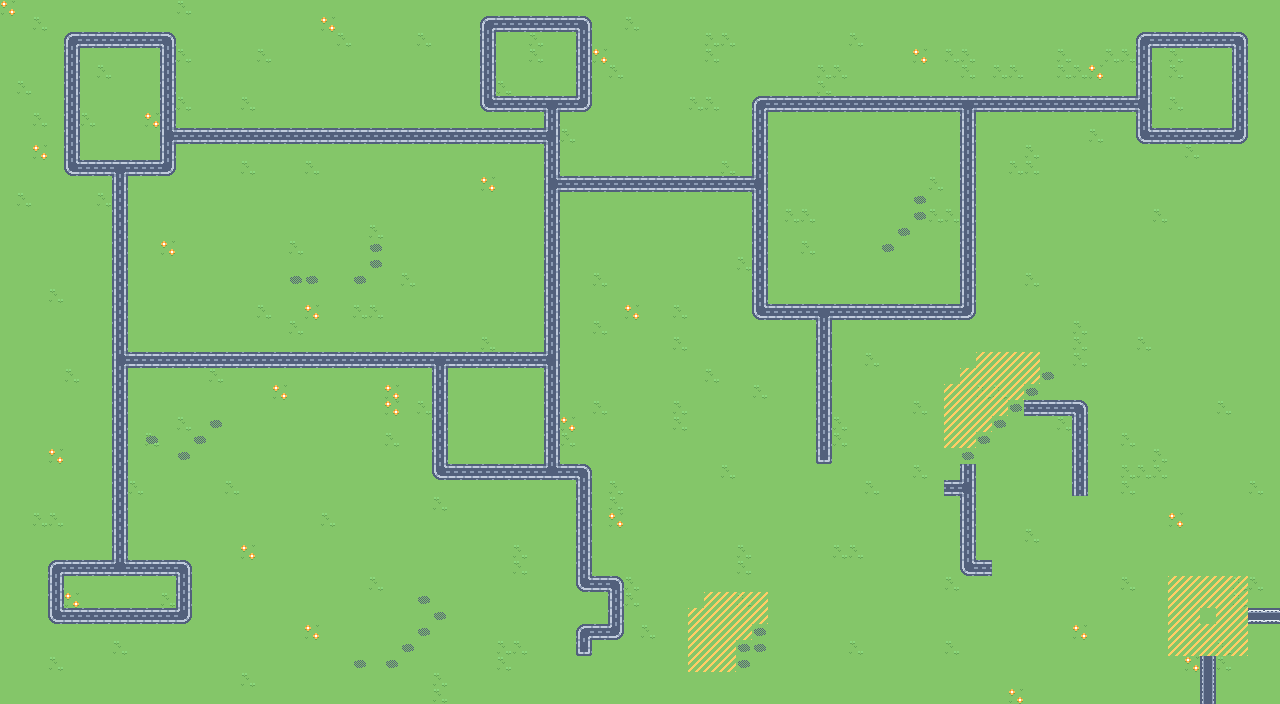

A level layout from a 2D game, rendered from its tile map. Below: a short description, then the map file with tile-grid data replaced by summaries:
An orthogonal 80x44 tile map with 16x16 px tiles, 2 tile layers (Background, Roads) and 860 objects (560x Pond, 300x Destructable).

<map version="1.10" tiledversion="1.11.1" orientation="orthogonal" renderorder="right-down" width="80" height="44" tilewidth="16" tileheight="16" infinite="0" nextlayerid="8" nextobjectid="909">
 <editorsettings>
  <export target="Gamejam.tmx" format="tmx" />
 </editorsettings>
 <tileset firstgid="1" source="tilemap_packed.tsx" />
 <layer id="1" name="Background" width="80" height="44">
  <data>[3520 cells, 3520 non-empty, 5 distinct tile ids]</data>
 </layer>
 <layer id="3" name="Roads" width="80" height="44">
  <data>[3520 cells, 440 non-empty, 17 distinct tile ids]</data>
 </layer>
 <objectgroup id="6" name="Ponds">
  <object id="71" name="Water" type="Pond" gid="21" x="544" y="592" width="16" height="16" />
  <object id="72" name="Water" type="Pond" gid="20" x="464" y="592" width="16" height="16" />
  <object id="73" name="Water" type="Pond" gid="20" x="528" y="592" width="16" height="16" />
  <object id="74" name="Water" type="Pond" gid="20" x="512" y="592" width="16" height="16" />
  <object id="75" name="Water" type="Pond" gid="20" x="512" y="592" width="16" height="16" />
  <object id="76" name="Water" type="Pond" gid="20" x="496" y="592" width="16" height="16" />
  <object id="77" name="Water" type="Pond" gid="20" x="480" y="592" width="16" height="16" />
  <object id="79" name="Water" type="Pond" gid="19" x="448" y="592" width="16" height="16" />
  <object id="80" name="Water" type="Pond" gid="37" x="448" y="608" width="16" height="16" />
  <object id="81" name="Water" type="Pond" gid="55" x="448" y="624" width="16" height="16" />
  <object id="82" name="Water" type="Pond" gid="56" x="464" y="624" width="16" height="16" />
  <object id="83" name="Water" type="Pond" gid="56" x="480" y="624" width="16" height="16" />
  <object id="84" name="Water" type="Pond" gid="93" x="496" y="624" width="16" height="16" />
  <object id="85" name="Water" type="Pond" gid="37" x="496" y="640" width="16" height="16" />
  <object id="86" name="Water" type="Pond" gid="55" x="496" y="656" width="16" height="16" />
  <object id="87" name="Water" type="Pond" gid="56" x="512" y="656" width="16" height="16" />
  <object id="88" name="Water" type="Pond" gid="56" x="528" y="656" width="16" height="16" />
  <object id="89" name="Water" type="Pond" gid="57" x="544" y="656" width="16" height="16" />
  <object id="90" name="Water" type="Pond" gid="39" x="544" y="640" width="16" height="16" />
  <object id="91" name="Water" type="Pond" gid="93" x="544" y="624" width="16" height="16" />
  <object id="92" name="Water" type="Pond" gid="94" x="496" y="624" width="16" height="16" />
  <object id="93" name="Water" type="Pond" gid="56" x="560" y="624" width="16" height="16" />
  <object id="94" name="Water" type="Pond" gid="56" x="576" y="624" width="16" height="16" />
  <object id="95" name="Water" type="Pond" gid="57" x="592" y="624" width="16" height="16" />
  <object id="96" name="Water" type="Pond" gid="21" x="592" y="608" width="16" height="16" />
  <object id="97" name="Water" type="Pond" gid="20" x="576" y="608" width="16" height="16" />
  <object id="98" name="Water" type="Pond" gid="20" x="560" y="608" width="16" height="16" />
  <object id="99" name="Water" type="Pond" gid="92" x="544" y="608" width="16" height="16" />
  <object id="100" name="Water" type="Pond" gid="38" x="528" y="624" width="16" height="16" />
  <object id="101" name="Water" type="Pond" gid="38" x="512" y="624" width="16" height="16" />
  <object id="102" name="Water" type="Pond" gid="38" x="512" y="640" width="16" height="16" />
  <object id="103" name="Water" type="Pond" gid="38" x="528" y="640" width="16" height="16" />
  <object id="104" name="Water" type="Pond" gid="38" x="528" y="608" width="16" height="16" />
  <object id="105" name="Water" type="Pond" gid="38" x="512" y="608" width="16" height="16" />
  <object id="106" name="Water" type="Pond" gid="38" x="496" y="608" width="16" height="16" />
  <object id="107" name="Water" type="Pond" gid="38" x="480" y="608" width="16" height="16" />
  <object id="108" name="Water" type="Pond" gid="38" x="464" y="608" width="16" height="16" />
  <object id="109" name="Water" type="Pond" gid="19" x="640" y="368" width="16" height="16" />
  <object id="110" name="Water" type="Pond" gid="91" x="640" y="384" width="16" height="16" />
  <object id="111" name="Water" type="Pond" gid="20" x="624" y="384" width="16" height="16" />
  <object id="112" name="Water" type="Pond" gid="19" x="720" y="384" width="16" height="16" />
  <object id="113" name="Water" type="Pond" gid="37" x="608" y="400" width="16" height="16" />
  <object id="114" name="Water" type="Pond" gid="55" x="608" y="416" width="16" height="16" />
  <object id="115" name="Water" type="Pond" gid="56" x="624" y="416" width="16" height="16" />
  <object id="116" name="Water" type="Pond" gid="56" x="640" y="416" width="16" height="16" />
  <object id="117" name="Water" type="Pond" gid="56" x="656" y="416" width="16" height="16" />
  <object id="118" name="Water" type="Pond" gid="94" x="672" y="416" width="16" height="16" />
  <object id="119" name="Water" type="Pond" gid="55" x="672" y="432" width="16" height="16" />
  <object id="120" name="Water" type="Pond" gid="56" x="688" y="432" width="16" height="16" />
  <object id="121" name="Water" type="Pond" gid="56" x="704" y="432" width="16" height="16" />
  <object id="122" name="Water" type="Pond" gid="94" x="720" y="432" width="16" height="16" />
  <object id="123" name="Water" type="Pond" gid="37" x="720" y="448" width="16" height="16" />
  <object id="124" name="Water" type="Pond" gid="55" x="720" y="464" width="16" height="16" />
  <object id="125" name="Water" type="Pond" gid="56" x="736" y="464" width="16" height="16" />
  <object id="126" name="Water" type="Pond" gid="56" x="752" y="464" width="16" height="16" />
  <object id="127" name="Water" type="Pond" gid="56" x="768" y="464" width="16" height="16" />
  <object id="128" name="Water" type="Pond" gid="57" x="784" y="464" width="16" height="16" />
  <object id="129" name="Water" type="Pond" gid="39" x="784" y="400" width="16" height="16" />
  <object id="130" name="Water" type="Pond" gid="39" x="784" y="416" width="16" height="16" />
  <object id="131" name="Water" type="Pond" gid="39" x="784" y="432" width="16" height="16" />
  <object id="132" name="Water" type="Pond" gid="39" x="784" y="432" width="16" height="16" />
  <object id="133" name="Water" type="Pond" gid="39" x="784" y="448" width="16" height="16" />
  <object id="134" name="Water" type="Pond" gid="21" x="784" y="384" width="16" height="16" />
  <object id="135" name="Water" type="Pond" gid="20" x="768" y="384" width="16" height="16" />
  <object id="136" name="Water" type="Pond" gid="92" x="752" y="384" width="16" height="16" />
  <object id="137" name="Water" type="Pond" gid="21" x="752" y="368" width="16" height="16" />
  <object id="138" name="Water" type="Pond" gid="20" x="736" y="368" width="16" height="16" />
  </objectgroup>
 <objectgroup id="7" name="Buildings and trees">
  <!-- 300 objects omitted --></objectgroup>
</map>
<!-- 793 of 860 objects omitted -->
